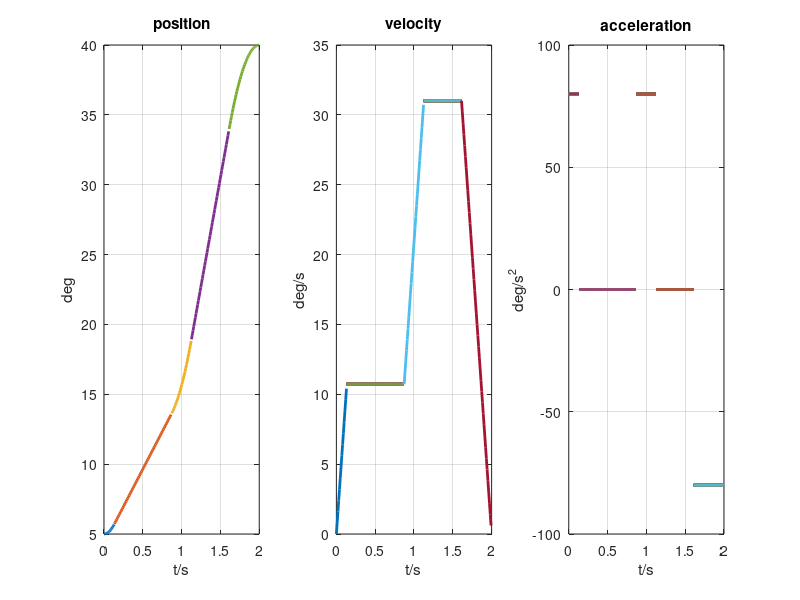
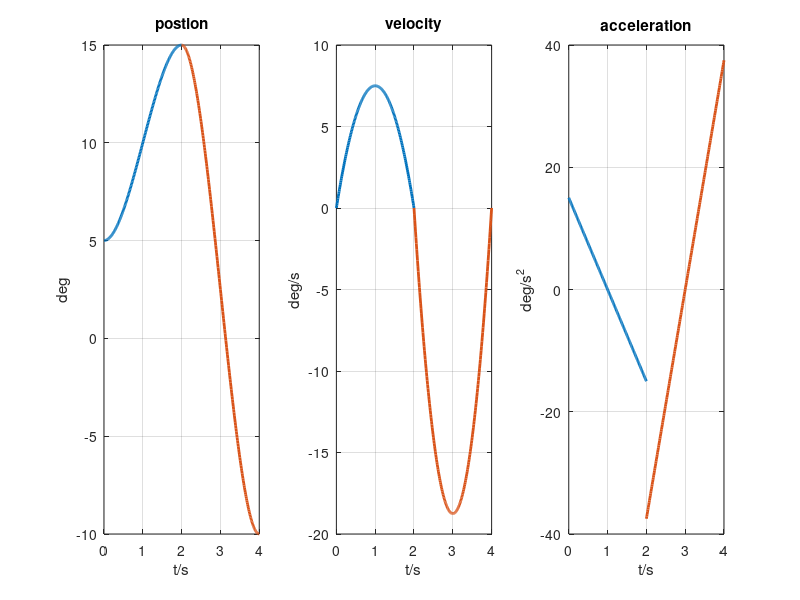

These figures' MATLAB source, in order:
%%
% author: Liu Xiao
% ID: 21S053284
clear, clc

%% Q1
theta1 = 5;
theta2 = 15;
theta3 = 40;
acc = 80;
t_d12 = 1;
t_d23 = 1; 

%step1 
t_b1 = t_d12 - sqrt(t_d12*t_d12 - 2*(theta2-theta1)/acc);
v_12 = (theta2-theta1)/(t_d12-0.5*t_b1);

%step2
t_b3 = t_d23 - sqrt(t_d23*t_d23 - 2*(theta3-theta2)/acc);
v_23 = (theta3-theta2)/(t_d23-0.5*t_b3);

%step3
t_b2 = (v_23-v_12)/acc;

%function theta
f1 = @(t_) theta1 + 0.5*acc*t_.^2;
f2 = @(t_) f1(t_b1) + v_12 * (t_ - t_b1);
f3 = @(t_) f2(t_d12-0.5*t_b2) + v_12*(t_-(t_d12 - 0.5*t_b2)) + 1/2 * acc * (t_-(t_d12 - 0.5*t_b2)).^2;
f4 = @(t_) f3(t_d12+0.5*t_b2) + v_23 * (t_ - (t_d12+0.5*t_b2));
f5 = @(t_) f4(t_d12+t_d23-t_b3) + v_23*(t_ - (t_d12+t_d23-t_b3)) - 1/2*acc*((t_ - (t_d12+t_d23-t_b3))).^2;

%v
df1 = @(t_) acc*t_;
df2 = @(t_) v_12 * ones(size(t_, 2));
df3 = @(t_) v_12 + acc * (t_-(t_d12 - 0.5*t_b2));
df4 = @(t_) v_23* ones(size(t_, 2));
df5 = @(t_) v_23 - acc*((t_ - (t_d12+t_d23-t_b3)));

%acc
ddf1 = @(t_) acc * ones(size(t_, 2));
ddf2 = @(t_) zeros(size(t_, 2));
ddf3 = @(t_) acc * ones(size(t_, 2));
ddf4 = @(t_) zeros(size(t_, 2));
ddf5 = @(t_) -acc * ones(size(t_, 2));

tt1 = 0:1e-2:t_b1;
tt2 = t_b1:1e-2:t_d12-0.5*t_b2;
tt3 = t_d12-0.5*t_b2:1e-2:t_d12+0.5*t_b2;
tt4 = t_d12+0.5*t_b2:1e-2:t_d12+t_d23-t_b3;
tt5 = t_d12+t_d23-t_b3:1e-2:t_d12+t_d23;

figure(1);
%draw theta
subplot(131);
plot(tt1, f1(tt1), 'linewidth', 2);
hold on;
plot(tt2, f2(tt2), 'linewidth', 2);
plot(tt3, f3(tt3), 'linewidth', 2);
plot(tt4, f4(tt4), 'linewidth', 2);
plot(tt5, f5(tt5), 'linewidth', 2);
grid on;
title('position');
xlabel('t/s');
ylabel('deg');

%draw v
subplot(132);
plot(tt1, df1(tt1), 'linewidth', 2);
hold on;
plot(tt2, df2(tt2), 'linewidth', 2);
plot(tt3, df3(tt3), 'linewidth', 2);
plot(tt4, df4(tt4), 'linewidth', 2);
plot(tt5, df5(tt5), 'linewidth', 2);
grid on;
title('velocity');
xlabel('t/s');
ylabel('deg/s');

%draw acc
subplot(133);
plot(tt1, ddf1(tt1), 'linewidth', 2);
hold on;
plot(tt2, ddf2(tt2), 'linewidth', 2);
plot(tt3, ddf3(tt3), 'linewidth', 2);
plot(tt4, ddf4(tt4), 'linewidth', 2);
plot(tt5, ddf5(tt5), 'linewidth', 2);
grid on;
title('acceleration');
xlabel('t/s');
ylabel('deg/s^2');



%% Q2
theta0 = 5;
theta1 = 15;
theta2 = -10;
td = 2;

%step1
a0 = 5;
a1 = 0;
h = (theta1 - theta0);
a2 = 3*h / td^2;
a3 = -2*h / td^3;

cubic1 = [a3 a2 a1 a0];

a0 = 15;
a1 = 0;
h = (theta2 - theta1);
a2 = 3*h / td^2;
a3 = -2*h / td^3;

cubic2 = [a3 a2 a1 a0];

figure(2);
subplot(131);
x = 0:1e-2:td;
plot(x, polyval(cubic1, x), 'linewidth', 2);
hold on;
x = td:1e-2:2*td;
plot(x, polyval(cubic2, x-td), 'linewidth', 2);
grid on;
title('postion');
xlabel('t/s');
ylabel('deg');
hold off;

subplot(132);
x = 0:1e-2:td;
dcubic1 = polyder(cubic1);
dcubic2 = polyder(cubic2);
plot(x, polyval(dcubic1, x), 'linewidth', 2);
hold on;
x = td:1e-2:2*td;
plot(x, polyval(dcubic2, x-td), 'linewidth', 2);
grid on;
title('velocity');
xlabel('t/s');
ylabel('deg/s');
hold off;

subplot(133);
x = 0:1e-2:td;
ddcubic1 = polyder(dcubic1);
ddcubic2 = polyder(dcubic2);
plot(x, polyval(ddcubic1, x), 'linewidth', 2);
hold on;
x = td:1e-2:2*td;
plot(x, polyval(ddcubic2, x-td), 'linewidth', 2);
grid on;
title('acceleration');
xlabel('t/s');
ylabel('deg/s^2');
hold off;